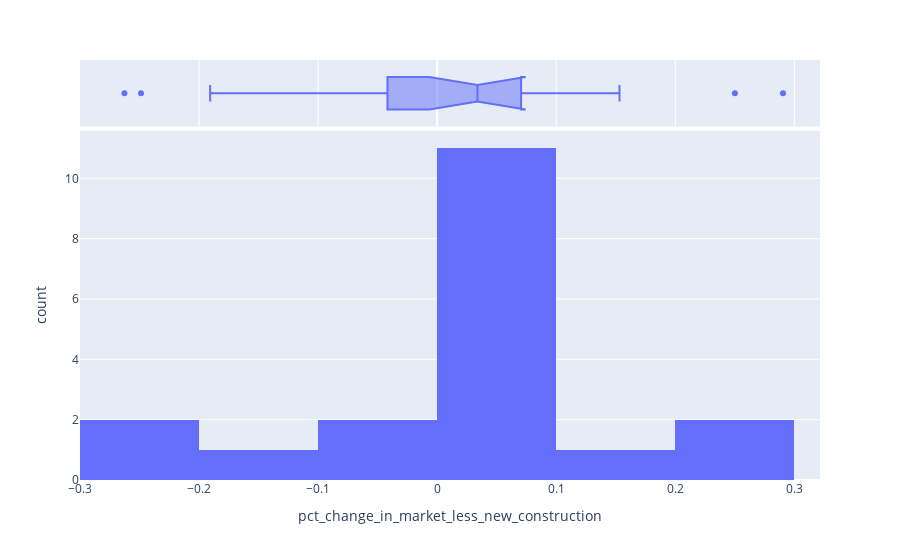

This figure's notebook cell:
### Code cell
fig = px.histogram(remodeling_df_filtered, x="pct_change_in_market_less_new_construction", marginal="box", hover_data=remodeling_df.columns)
fig.show()

### Figure 1 — Plotly figure (JSON) as saved in the notebook; plotly's stock layout.template omitted (floating-point values rounded to 4 significant figures; data arrays with more than 128 entries replaced by an {"elided": "..."} marker saying what was removed)
{"data": [{"alignmentgroup": "True", "bingroup": "x", "hovertemplate": "pct_change_in_market_less_new_construction=%{x}<br>count=%{y}<extra></extra>", "legendgroup": "", "marker": {"color": "#636efa"}, "name": "", "offsetgroup": "", "orientation": "v", "showlegend": false, "type": "histogram", "x": [0.1531, 0.06746, 0.09797, 0.02878, 0, 0.03378, 0.004741, 0.25, 0.07143, -0.1907, -0.05572, 0.2904, 0.005643, -0.2627, -0.2487, -0.072, 0.04386, 0.05296, 0.0422], "xaxis": "x", "yaxis": "y"}, {"alignmentgroup": "True", "customdata": {"elided": "19x19 mixed values"}, "hovertemplate": "pct_change_in_market_less_new_construction=%{customdata[14]}<br>account=%{customdata[0]}<br>year=%{customdata[1]}<br>neighborhood_code=%{customdata[2]}<br>neighborhood=%{customdata[3]}<br>neighborhood_group=%{customdata[4]}<br>map_facet=%{customdata[5]}<br>street_address=%{customdata[6]}<br>zipcode=%{customdata[7]}<br>market_value=%{customdata[8]}<br>market_value_less_new_construction=%{customdata[9]}<br>prior_market_value=%{customdata[10]}<br>new_construction_value=%{customdata[11]}<br>change_in_market_value=%{customdata[12]}<br>pct_change_in_market_value=%{customdata[13]}<br>new_construction_pct_total_prior_market_value=%{customdata[15]}<br>new_construction_pct_change_in_market_value=%{customdata[16]}<br>next_market_value=%{customdata[17]}<br>next_market_value_pct_change=%{customdata[18]}<extra></extra>", "legendgroup": "", "marker": {"color": "#636efa"}, "name": "", "notched": true, "offsetgroup": "", "showlegend": false, "type": "box", "x": [0.1531, 0.06746, 0.09797, 0.02878, 0, 0.03378, 0.004741, 0.25, 0.07143, -0.1907, -0.05572, 0.2904, 0.005643, -0.2627, -0.2487, -0.072, 0.04386, 0.05296, 0.0422], "xaxis": "x2", "yaxis": "y2"}], "layout": {"barmode": "relative", "legend": {"tracegroupgap": 0}, "margin": {"t": 60}, "xaxis": {"anchor": "y", "domain": [0, 1], "title": {"text": "pct_change_in_market_less_new_construction"}}, "xaxis2": {"anchor": "y2", "domain": [0, 1], "matches": "x", "showgrid": true, "showticklabels": false}, "yaxis": {"anchor": "x", "domain": [0, 0.8316], "title": {"text": "count"}}, "yaxis2": {"anchor": "x2", "domain": [0.8416, 1], "matches": "y2", "showgrid": false, "showline": false, "showticklabels": false, "ticks": ""}}}
